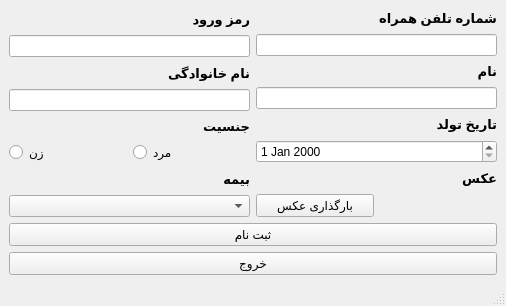
<?xml version="1.0" encoding="UTF-8"?>
<ui version="4.0">
 <class>MainWindow</class>
 <widget class="QMainWindow" name="MainWindow">
  <property name="geometry">
   <rect>
    <x>0</x>
    <y>0</y>
    <width>506</width>
    <height>306</height>
   </rect>
  </property>
  <property name="windowTitle">
   <string>MainWindow</string>
  </property>
  <widget class="QWidget" name="centralwidget">
   <layout class="QGridLayout" name="gridLayout_2">
    <item row="0" column="0">
     <layout class="QGridLayout" name="gridLayout">
      <item row="0" column="0">
       <layout class="QHBoxLayout" name="horizontalLayout_3">
        <item>
         <layout class="QVBoxLayout" name="verticalLayout">
          <item>
           <widget class="QLabel" name="label_1">
            <property name="font">
             <font>
              <pointsize>10</pointsize>
              <weight>75</weight>
              <bold>true</bold>
             </font>
            </property>
            <property name="autoFillBackground">
             <bool>false</bool>
            </property>
            <property name="text">
             <string>رمز ورود</string>
            </property>
           </widget>
          </item>
          <item>
           <widget class="QLineEdit" name="password"/>
          </item>
          <item>
           <widget class="QLabel" name="label_3">
            <property name="font">
             <font>
              <pointsize>10</pointsize>
              <weight>75</weight>
              <bold>true</bold>
             </font>
            </property>
            <property name="text">
             <string>نام خانوادگی</string>
            </property>
           </widget>
          </item>
          <item>
           <widget class="QLineEdit" name="lastname"/>
          </item>
          <item>
           <widget class="QLabel" name="label_5">
            <property name="font">
             <font>
              <pointsize>10</pointsize>
              <weight>75</weight>
              <bold>true</bold>
             </font>
            </property>
            <property name="text">
             <string>جنسیت</string>
            </property>
           </widget>
          </item>
          <item>
           <layout class="QHBoxLayout" name="horizontalLayout">
            <item>
             <widget class="QRadioButton" name="female">
              <property name="text">
               <string>زن</string>
              </property>
             </widget>
            </item>
            <item>
             <widget class="QRadioButton" name="male">
              <property name="text">
               <string>مرد</string>
              </property>
             </widget>
            </item>
           </layout>
          </item>
          <item>
           <widget class="QLabel" name="label_7">
            <property name="font">
             <font>
              <pointsize>10</pointsize>
              <weight>75</weight>
              <bold>true</bold>
             </font>
            </property>
            <property name="text">
             <string>بیمه</string>
            </property>
           </widget>
          </item>
          <item>
           <widget class="QComboBox" name="insurance"/>
          </item>
         </layout>
        </item>
        <item>
         <layout class="QVBoxLayout" name="verticalLayout_2">
          <item>
           <widget class="QLabel" name="label_2">
            <property name="font">
             <font>
              <pointsize>10</pointsize>
              <weight>75</weight>
              <bold>true</bold>
             </font>
            </property>
            <property name="text">
             <string>شماره تلفن همراه</string>
            </property>
           </widget>
          </item>
          <item>
           <widget class="QLineEdit" name="phone"/>
          </item>
          <item>
           <widget class="QLabel" name="label_4">
            <property name="font">
             <font>
              <pointsize>10</pointsize>
              <weight>75</weight>
              <bold>true</bold>
             </font>
            </property>
            <property name="text">
             <string>نام</string>
            </property>
           </widget>
          </item>
          <item>
           <widget class="QLineEdit" name="firstname"/>
          </item>
          <item>
           <widget class="QLabel" name="label_6">
            <property name="font">
             <font>
              <pointsize>10</pointsize>
              <weight>75</weight>
              <bold>true</bold>
             </font>
            </property>
            <property name="text">
             <string>تاریخ تولد</string>
            </property>
           </widget>
          </item>
          <item>
           <widget class="QDateEdit" name="dateEdit"/>
          </item>
          <item>
           <widget class="QLabel" name="label_8">
            <property name="font">
             <font>
              <pointsize>10</pointsize>
              <weight>75</weight>
              <bold>true</bold>
             </font>
            </property>
            <property name="text">
             <string>عکس</string>
            </property>
           </widget>
          </item>
          <item>
           <layout class="QHBoxLayout" name="horizontalLayout_2">
            <item>
             <widget class="QPushButton" name="image">
              <property name="text">
               <string>بارگذاری عکس</string>
              </property>
             </widget>
            </item>
            <item>
             <widget class="QLabel" name="imagepath">
              <property name="text">
               <string/>
              </property>
             </widget>
            </item>
           </layout>
          </item>
         </layout>
        </item>
       </layout>
      </item>
      <item row="1" column="0">
       <widget class="QPushButton" name="submit">
        <property name="text">
         <string>ثبت نام</string>
        </property>
       </widget>
      </item>
      <item row="2" column="0">
       <widget class="QPushButton" name="exit">
        <property name="text">
         <string>خروج</string>
        </property>
       </widget>
      </item>
     </layout>
    </item>
   </layout>
  </widget>
  <widget class="QMenuBar" name="menubar">
   <property name="geometry">
    <rect>
     <x>0</x>
     <y>0</y>
     <width>506</width>
     <height>18</height>
    </rect>
   </property>
  </widget>
  <widget class="QStatusBar" name="statusbar"/>
 </widget>
 <resources/>
 <connections/>
</ui>
